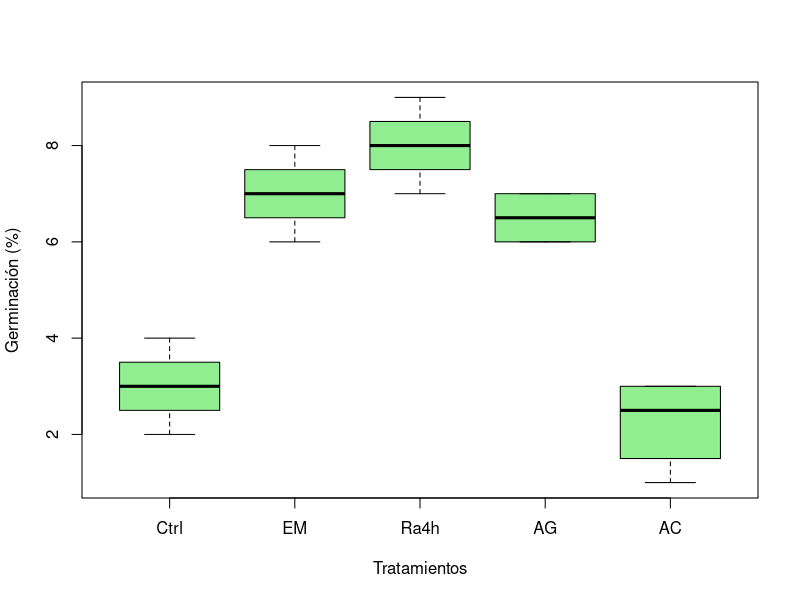
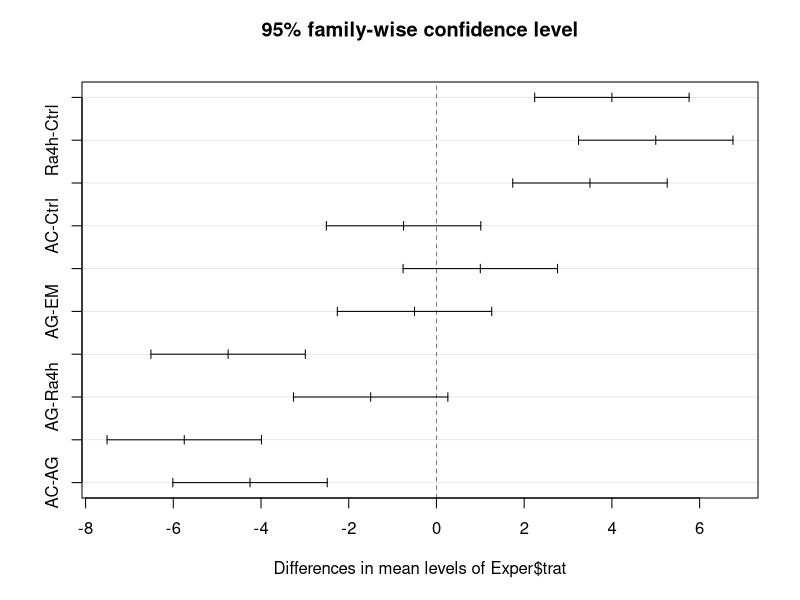

Recreate these plots in R, in order.
# Marco Aurelio González Tagle
# Matrícula
# 08/05/2024


# Ingresar datos ----------------------------------------------------------

# Ingresar datos del diseño aleatorio
# 5 tratamientos germinativos
# 4 repeticiones cada tratamiento


germ <- c(3, 3, 4, 2, 7, 8, 7, 6, 8, 9, 8, 7,
          6, 7, 7, 6, 3, 2, 1, 3)
trat <- gl(5, 4, 20, labels = c("Ctrl", "EM", "Ra4h", 
           "AG", "AC"))

Exper <- data.frame(trat, germ)


boxplot(Exper$germ ~ Exper$trat, col = "lightgreen",
        xlab = "Tratamientos", ylab = "Germinación (%)")

# Revisar normalidad
shapiro.test(Exper$germ)

# Revisa la igualdad de varianzas
bartlett.test(Exper$germ, Exper$trat)

med.trat <- tapply(Exper$germ, Exper$trat, mean)
med.trat

# Media general
MG <- mean(Exper$germ)

var.trat <- tapply(Exper$germ, Exper$trat, var)
var.trat

Exper$SC <- (Exper$germ - MG)^2

# Suma de cuadrados del experimento SCTotal
SCtot <- sum(Exper$SC)

# Suma de cuadrados del tratamiento SCTrat

SCtrat <- sum((med.trat-MG)^2 * 4)
SCtrat

# Suma cuadrado del error
SCtot - SCtrat

SCtrat/4
9.7/15


# ANOVA usando funcion aov

Exp.aov <- aov(Exper$germ ~ Exper$trat)
summary(Exp.aov)

# Existen diferencias entre los trat de germn
# Por lo tanto, aplicaremos una prueba de Tukey

TukeyHSD(Exp.aov)
plot(TukeyHSD(Exp.aov))
